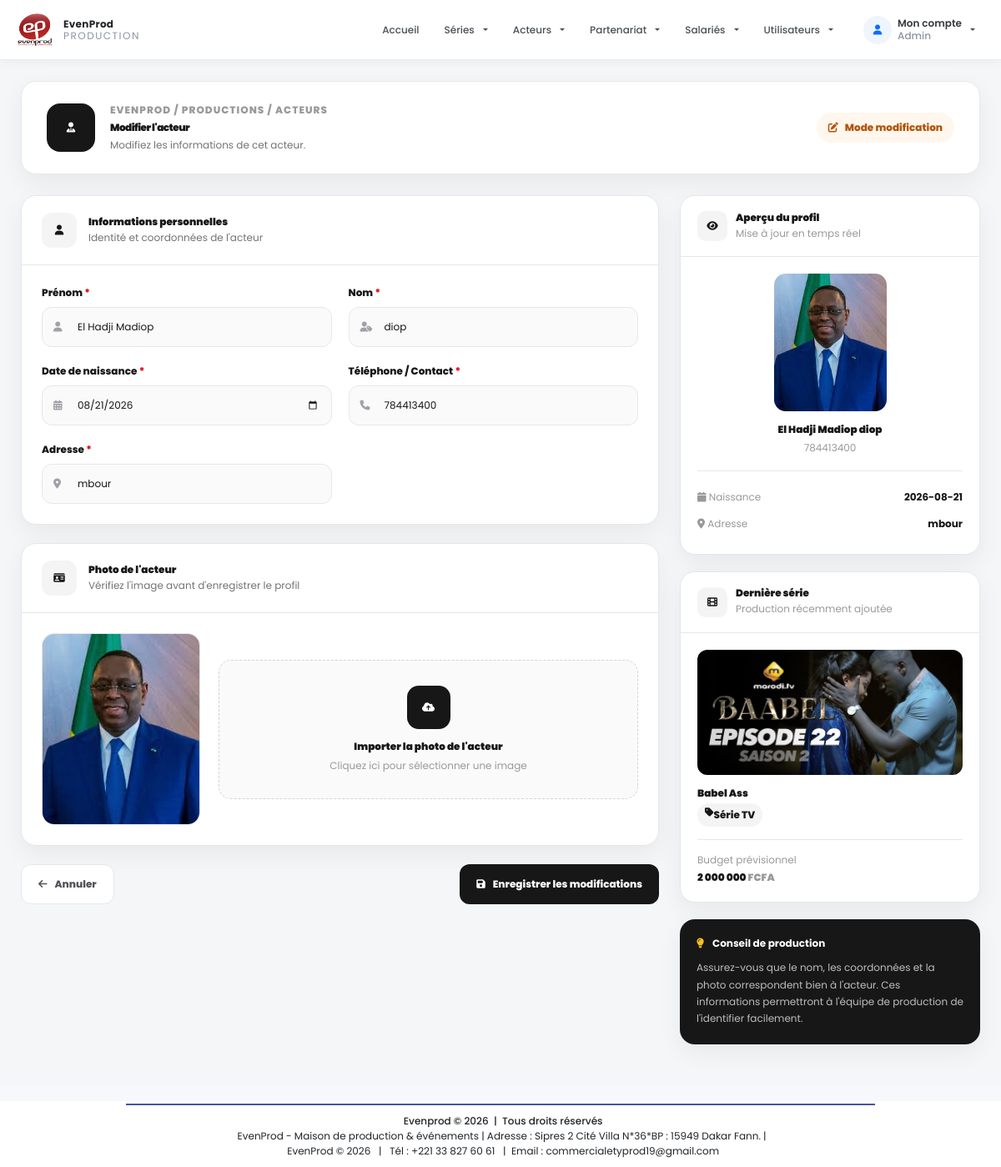
Page /pages/acteur/add_act.php?id=4 (signed in) on the committed database.
### tables this page shows
CREATE TABLE IF NOT EXISTS `acteurs` (
  `id` int NOT NULL AUTO_INCREMENT,
  `nom` varchar(100) NOT NULL,
  `prenom` varchar(100) DEFAULT NULL,
  `date_naissance` date DEFAULT NULL,
  `contact` varchar(50) DEFAULT NULL,
  `adresse` varchar(50) DEFAULT NULL,
  `photo` varchar(255) DEFAULT NULL,
  `cv_file` varchar(255) DEFAULT NULL,
  `projet_id` int DEFAULT NULL,
  PRIMARY KEY (`id`),
  KEY `projet_id` (`projet_id`)
);

CREATE TABLE IF NOT EXISTS `series` (
  `id` int NOT NULL AUTO_INCREMENT,
  `titre` varchar(150) NOT NULL,
  `description` text,
  `logo` varchar(255) DEFAULT NULL,
  `date_sortie` date DEFAULT NULL,
  `type` varchar(100) DEFAULT NULL,
  `budget` decimal(10,0) NOT NULL,
  `transport` decimal(15,2) NOT NULL DEFAULT '0.00',
  `decors` decimal(15,2) NOT NULL DEFAULT '0.00',
  `reglement_acteurs` decimal(15,2) NOT NULL DEFAULT '0.00',
  `accessoires` decimal(15,2) NOT NULL DEFAULT '0.00',
  `hmc` decimal(15,2) NOT NULL DEFAULT '0.00',
  `carburant` decimal(15,2) NOT NULL DEFAULT '0.00',
  `pharmacie` decimal(15,2) NOT NULL DEFAULT '0.00',
  `receptions` decimal(15,2) NOT NULL DEFAULT '0.00',
  `autres_achats` decimal(15,2) NOT NULL DEFAULT '0.00',
  `projet_id` int DEFAULT NULL,
  PRIMARY KEY (`id`),
  KEY `projet_id` (`projet_id`)
);

### config/fonction.php (called while the page is built, shortened)
<?php
 function connexionBD()
{
    $host = 'localhost';
    $user = 'root';
    $pass = '';
    $db = 'evenprod_db';
    $connexion = mysqli_connect($host, $user, $pass, $db);
    mysqli_set_charset($connexion, 'utf8mb4');
    return $connexion;
}
$connexion = connexionBD();
function getLastSerie()
{
    global $connexion;
    $sql = 'SELECT id, titre, type, budget, description, logo
            FROM series
            ORDER BY id DESC
            LIMIT 1';
    $result = mysqli_query($connexion, $sql);
    if ($result && mysqli_num_rows($result) > 0) {
        return mysqli_fetch_assoc($result);
    }
    return null;
}
function getActeurById($id)
{
    global $connexion;
    $id = (int) $id;
    $sql = "SELECT * FROM acteurs WHERE id = $id";
    $result = mysqli_query($connexion, $sql);
    return mysqli_fetch_assoc($result);
}
?>

### pages/acteur/add_act.php (the view, shortened to what this page needs)
<?php
include '../../config/fonction.php';
$lastSerie = getLastSerie();
$acteur = null;
if (isset($_GET['id']) && !empty($_GET['id'])) {
    $acteur = getActeurById($_GET['id']);
}
?>
<head>
    <link rel="stylesheet" href="https://cdnjs.cloudflare.com/ajax/libs/font-awesome/5.15.4/css/all.min.css">
</head>
<?php include '../../includes/header.php'; ?>
<section class="actor-page">
    <div class="actor-container">
        <header class="actor-header">
            <div class="actor-header-left">
                <div class="actor-header-icon">
                    <i class="fas fa-user-tie"></i>
                </div>
                <div>
                    <div class="actor-breadcrumb">
                        EVENPROD / PRODUCTIONS / ACTEURS
                    </div>
                    <h1>
                        <?= $acteur ? "Modifier l'acteur" : 'Nouvel acteur' ?>
                    </h1>
                    <p>
                        <?= $acteur ? 'Modifiez les informations de cet acteur.' : 'Ajoutez un nouveau talent à votre maison de production.' ?>
                    </p>
                </div>
            </div>
            <div class="header-status <?= $acteur ? 'edit' : '' ?>">
                <i class="fas <?= $acteur ? 'fa-edit' : 'fa-user-plus' ?>"></i>
                <?= $acteur ? 'Mode modification' : 'Nouveau talent' ?>
            </div>
        </header>
        <div class="actor-layout">
            <main>
                <form action="trait_acteur" method="post" enctype="multipart/form-data" id="acteurForm">
                    <section class="form-card">
                        <div class="card-header">
                            <div class="card-header-icon">
                                <i class="fas fa-user"></i>
                            </div>
                            <div>
                                <h2>Informations personnelles</h2>
                                <p>Identité et coordonnées de l'acteur</p>
                            </div>
                        </div>
                        <div class="card-body">
                            <div class="form-grid">
                                <div class="form-group">
                                    <label for="prenom">
                                        Prénom
                                        <span>*</span>
                                    </label>
                                    <div class="input-wrapper">
                                        <input type="text" id="prenom" name="prenom" class="modern-input"
                                            placeholder="Ex : Omar" required
                                            value="<?= htmlspecialchars($acteur['prenom'] ?? '') ?>">
                                    </div>
                                </div>
                                <div class="form-group">
                                    <label for="nom">
                                        Nom
                                        <span>*</span>
                                    </label>
                                    <div class="input-wrapper">
                                        <input type="text" id="nom" name="nom" class="modern-input"
                                            placeholder="Ex : Sy" required
                                            value="<?= htmlspecialchars($acteur['nom'] ?? '') ?>">
                                    </div>
                                </div>
                                <div class="form-group">
                                    <label for="date_naissance">
                                        Date de naissance
                                        <span>*</span>
                                    </label>
                                    <div class="input-wrapper">
                                        <input type="date" id="date_naissance" name="date_naissance"
                                            class="modern-input" required
                                            value="<?= htmlspecialchars($acteur['date_naissance'] ?? '') ?>">
                                    </div>
                                </div>
                                <div class="form-group">
                                    <label for="contact">
                                        Téléphone / Contact
                                        <span>*</span>
                                    </label>
                                    <div class="input-wrapper">
                                        <input type="text" id="contact" name="contact" class="modern-input"
                                            placeholder="Ex : 221784413400" required maxlength="12" minlength="12"
                                            value="<?= htmlspecialchars($acteur['contact'] ?? '') ?>">
                                    </div>
                                </div>
                                <div class="form-group">
                                    <label for="adresse">
                                        Adresse
                                        <span>*</span>
                                    </label>
                                    <div class="input-wrapper">
                                        <input type="text" id="adresse" name="adresse" class="modern-input"
                                            placeholder="Adresse de résidence" required
                                            value="<?= htmlspecialchars($acteur['adresse'] ?? '') ?>">
                                    </div>
                                </div>
                            </div>
                        </div>
                    </section>
                    <section class="form-card">
                        <div class="card-header">
                            <div class="card-header-icon">
                                <i class="fas fa-id-card"></i>
                            </div>
                            <div>
                                <h2>Photo de l'acteur</h2>
                                <p>Vérifiez l'image avant d'enregistrer le profil</p>
                            </div>
                        </div>
                        <div class="card-body">
                            <div class="photo-section">
                                <div class="photo-preview" id="photoPreview">
                                    <?php if (!empty($acteur['photo'])): ?>
                                    <img src="../../uploads/photos/<?= htmlspecialchars($acteur['photo']) ?>"
                                        alt="Photo de <?= htmlspecialchars(($acteur['prenom'] ?? '') . ' ' . ($acteur['nom'] ?? '')) ?>">
                                    <?php endif; ?>
                                </div>
                                <label for="photo" class="photo-upload">
                                    <div class="photo-upload-icon">
                                        <i class="fas fa-cloud-upload-alt"></i>
                                    </div>
                                    <strong>Importer la photo de l'acteur</strong>
                                    <span>Cliquez ici pour sélectionner une image</span>
                                </label>
                            </div>
                        </div>
                    </section>
                    <div class="form-actions">
                        <a href="javascript:history.back()" class="btn btn-cancel">
                            <i class="fas fa-arrow-left"></i>
                            Annuler
                        </a>
                        <button type="submit" class="btn btn-submit" id="submitBtn">
                            <i class="fas <?= $acteur ? 'fa-save' : 'fa-user-plus' ?>"></i>
                            <span>
                                <?= $acteur ? 'Enregistrer les modifications' : "Enregistrer l'acteur" ?>
                            </span>
                        </button>
                    </div>
                </form>
            </main>
            <aside class="sidebar">
                <div class="side-card">
                    <div class="side-header">
                        <div class="side-header-title">
                            <div class="side-header-icon">
                                <i class="fas fa-eye"></i>
                            </div>
                            <div>
                                <h3>Aperçu du profil</h3>
                                <p>Mise à jour en temps réel</p>
                            </div>
                        </div>
                    </div>
                    <div class="actor-preview-body">
                        <div class="actor-preview-photo" id="actorPreviewPhoto">
                            <?php if (!empty($acteur['photo'])): ?>
                            <img src="../../uploads/photos/<?= htmlspecialchars($acteur['photo']) ?>" alt="Aperçu">
                            <?php else: ?>
                            <div class="actor-preview-placeholder">
                                <i class="fas fa-user"></i>
                            </div>
                            <?php endif; ?>
                        </div>
                        <h2 class="actor-preview-name" id="previewName">
                            <?= htmlspecialchars(trim(($acteur['prenom'] ?? '') . ' ' . ($acteur['nom'] ?? '')) ?: "Nom de l'acteur") ?>
                        </h2>
                        <div class="actor-preview-contact" id="previewContact">
                            <?= htmlspecialchars($acteur['contact'] ?? 'Contact non renseigné') ?>
                        </div>
                        <div class="actor-meta">
                            <div class="actor-meta-row">
                                <span><i class="fas fa-calendar"></i> Naissance</span>
                                <strong id="previewBirth">
                                    <?= !empty($acteur['date_naissance']) ? htmlspecialchars($acteur['date_naissance']) : 'Non renseignée' ?>
                                </strong>
                            </div>
                            <div class="actor-meta-row">
                                <span><i class="fas fa-map-marker-alt"></i> Adresse</span>
                                <strong id="previewAddress">
                                    <?= !empty($acteur['adresse']) ? htmlspecialchars($acteur['adresse']) : 'Non renseignée' ?>
                                </strong>
                            </div>
                        </div>
                    </div>
                </div>
                <div class="side-card">
                    <div class="side-header">
                        <div class="side-header-title">
                            <div class="side-header-icon">
                                <i class="fas fa-film"></i>
                            </div>
                            <div>
                                <h3>Dernière série</h3>
                                <p>Production récemment ajoutée</p>
                            </div>
                        </div>
                    </div>
                    <div class="series-body">
                        <?php if ($lastSerie): ?>
                        <div class="series-poster">
                            <?php if (!empty($lastSerie['logo'])): ?>
                            <img src="../../uploads/series/<?php echo htmlspecialchars($lastSerie['logo']); ?>"
                                alt="<?= htmlspecialchars($lastSerie['titre']) ?>">
                            <?php else: ?>
                            <div class="series-poster-placeholder">
                                <i class="fas fa-film"></i>
                            </div>
                            <?php endif; ?>
                        </div>
                        <h2 class="series-title">
                            <?= htmlspecialchars($lastSerie['titre']) ?>
                        </h2>
                        <span class="series-type">
                            <i class="fas fa-tag"></i>
                            <?= htmlspecialchars($lastSerie['type']) ?>
                        </span>
                        <div class="series-budget">
                            <span class="series-budget-label">Budget prévisionnel</span>
                            <span class="series-budget-value">
                                <?= number_format((float) ($lastSerie['budget'] ?? 0), 0, ',', ' ') ?>
                                <small>FCFA</small>
                            </span>
                        </div>
                        <?php endif; ?>
                    </div>
                </div>
                <div class="tip-card">
                    <div class="tip-header">
                        <i class="fas fa-lightbulb"></i>
                        <strong>Conseil de production</strong>
                    </div>
                    <p>
                        Assurez-vous que le nom, les coordonnées et la photo correspondent bien à l'acteur.
                        Ces informations permettront à l'équipe de production de l'identifier facilement.
                    </p>
                </div>
            </aside>
        </div>
    </div>
</section>
<?php include '../../includes/footer.php'; ?>

### includes/header.php (style rules this page uses)
* { box-sizing: border-box; }
* { font-size: 12px !important; }
body { margin: 0; padding: 0; font-family: 'Poppins', sans-serif; background-color: #f6f8fb; color: #343a40; }

### rows in the picture
acteurs: prenom "El Hadji Madiop", nom "diop", date_naissance "08/21/2026", contact "784413400", adresse "mbour", photo (picture), prenom+nom "El Hadji Madiop diop", date_naissance "2026-08-21"
series: logo (picture), titre "Babel Ass", type "Série TV", budget "2 000 000"

### other values in the picture
$role "Admin"
